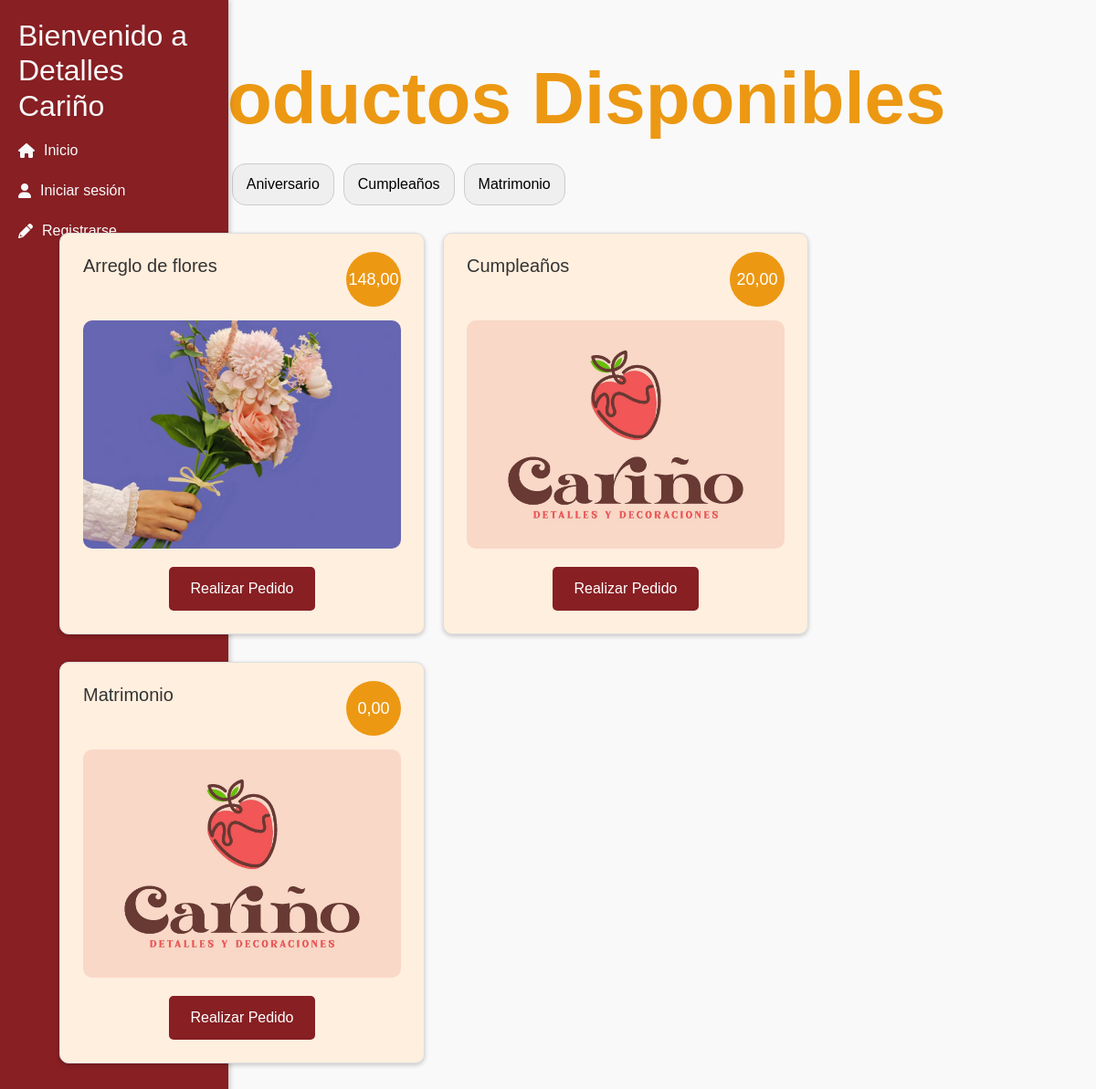
Before: / with the older database file.
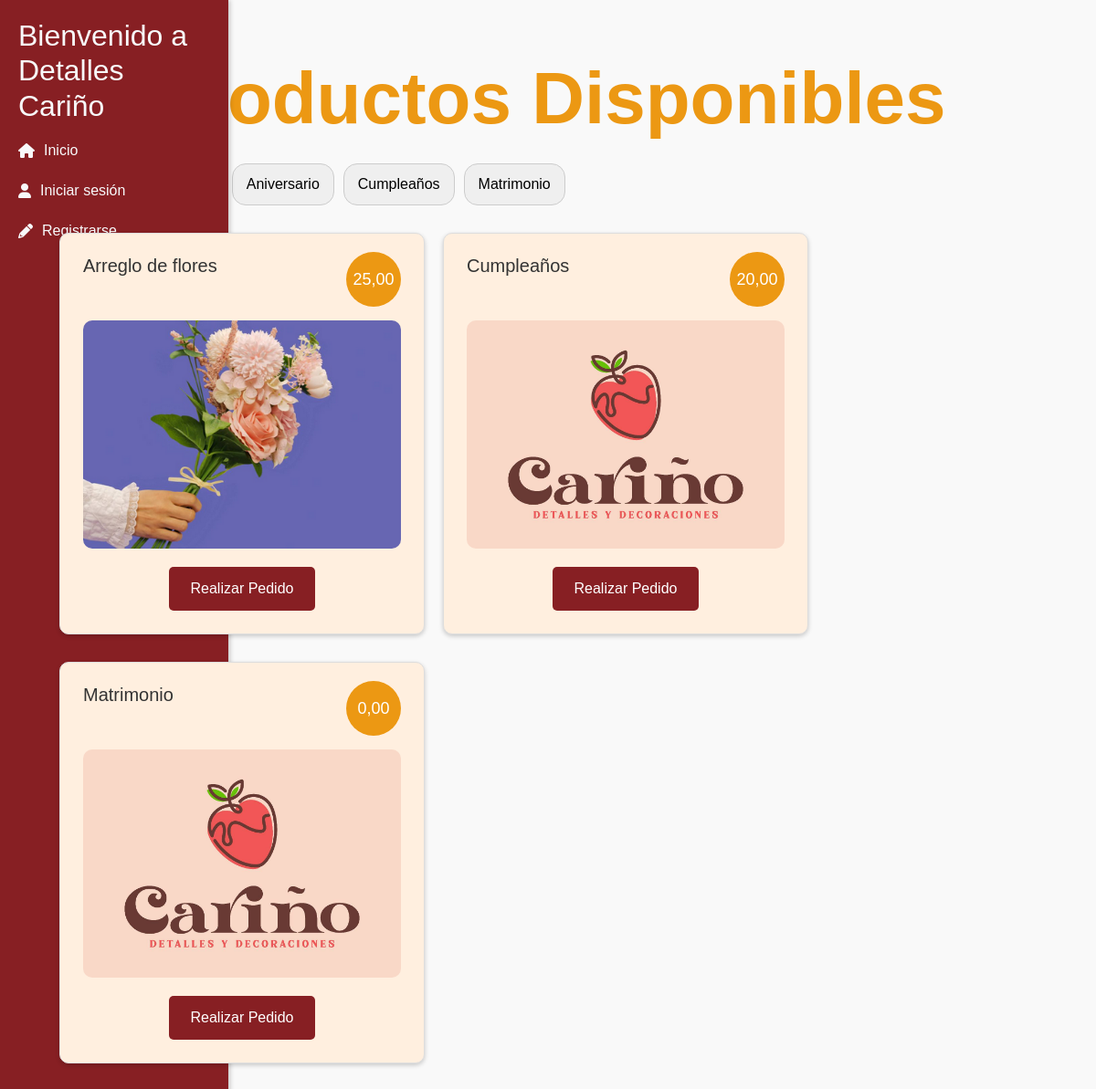
After: the same page with the newer database file.
### pedidos/models.py (models this page shows, shortened)
class Producto(models.Model):
    nombre = models.CharField(max_length=50)
    descripcion = models.TextField(max_length=200)
    imagen = models.ImageField(upload_to='productos/', default='productos/producto-default.jpg' , null=True, blank=True)
    categoria = models.CharField(max_length=100)
    precio_base = models.DecimalField(max_digits=10, decimal_places=2, default=0.0, blank=True, null=True)

### pedidos/views.py (the view)
# urls.py: path('', main, name='main'),
def main(request):
    categoria = request.GET.get('categoria', '')
    if categoria:
        productos = Producto.objects.filter(categoria=categoria)
    else:
        productos = Producto.objects.all()
    categorias = Producto.objects.values_list('categoria', flat=True).distinct()
    contenido = {
        'productos': productos,
        'categorias': categorias,
        'cliente': request.cliente  #llamo al cliente del middleware
    }
    return render(request, 'main.html', contenido)

### templates/main.html (shortened to what this page needs)
{% extends 'menu.html' %}
{% block content %}
<main role="main" class="container">
    <div class="producto">
        <h1 class="producto-titulo">Productos Disponibles</h1>
        <div id="filtro">
            <button class="boton-categoria" data-categoria="">Todas las categorías</button>
            {% for cat in categorias %}
            <button class="boton-categoria" data-categoria="{{ cat }}">{{ cat }}</button>
            {% endfor %}
        </div>
        <ul id="lista-productos">
            {% for producto in productos %}
            <li class="producto-item">
                <div class="producto-datos">
                    <strong>{{ producto.nombre }}</strong>
                    <div class="producto-precio">{{ producto.precio_base }}</div>
                </div>
                <div class="producto-imagen">
                    <img src="{{ producto.imagen.url }}" alt="{{ producto.nombre }}">
                </div>
                <div class="producto-opciones">
                    <a class="button" href="{% url 'nuevo_pedido' %}">Realizar Pedido</a>
                </div>
            </li>
            {% endfor %}
        </ul>
    </div>
</main>
{% endblock %}

### templates/menu.html (shortened to what this page needs)
<!doctype html>
<html>
<head>
  <link href="https://getbootstrap.com/docs/4.0/dist/css/bootstrap.min.css" rel="stylesheet">
  <link href="https://cdnjs.cloudflare.com/ajax/libs/font-awesome/6.0.0-beta3/css/all.min.css" rel="stylesheet">
  {% load static %}
  <link rel="stylesheet" href="{% static 'sweetalert2/sweetalert2.min.css' %}">
  <link href="{% static 'css/main.css' %}" rel="stylesheet">
</head>
<body>
  <div class="sidebar">
    <h2>
      {% if user.is_authenticated %}
      {% if cliente %}
      {{ cliente.nombre }}
      {% else %}
      No tienes un cliente asociado
      {% endif %}
      {% else %}
      Bienvenido a Detalles Cariño
      {% endif %}
    </h2>
    <ul class="nav flex-column">
      <li class="nav-item">
        <a class="nav-link" href="{% url 'main' %}">
          <i class="fas fa-house"></i> Inicio
        </a>
      </li>
      {% if user.is_authenticated %}
      {% if cliente.id %}
      <a class="nav-link" href="{% url 'clientes' cliente.id %}">
        <i class="fas fa-user"></i> Cuenta
      </a>
      <li class="nav-item">
        <a class="nav-link" href="{% url 'pedidos2' cliente.id %}">
          <i class="fas fa-list"></i> Pedidos
        </a>
      </li>
        {% if user.is_staff %}
        <h5>--- Administrar ---</h5>
        <li class="nav-item">
          <a class="nav-link" href="{% url 'pedidos' %}">
            <i class="fas fa-list"></i> Pedidos
          </a>
        </li>
        <li class="nav-item">
          <a class="nav-link" href="{% url 'destinatarios' %}">
            <i class="fas fa-users"></i> Destinatarios
          </a>
        </li>
        <li class="nav-item">
          <a class="nav-link" href="{% url 'pagos' %}">
            <i class="fas fa-dollar"></i> Pagos
          </a>
        </li>
        <li class="nav-item">
          <a class="nav-link" href="{% url 'productos' %}">
            <i class="fas fa-box"></i> Productos
          </a>
        </li>
        {% endif %}
      <li class="nav-item">
        <a class="nav-link" href="{% url 'account_logout' %}">
          <i class="fas fa-sign-out-alt"></i> Cerrar sesión
        </a>
      </li>
      {% endif %}
      {% else %}
      <li class="nav-item">
        <a class="nav-link" href="{% url 'account_login' %}">
          <i class="fas fa-user"></i> Iniciar sesión
        </a>
      </li>
      <li class="nav-item">
        <a class="nav-link" href="{% url 'account_signup' %}">
          <i class="fas fa-pencil"></i> Registrarse
        </a>
      </li>
      {% endif %}
    </ul>
  </div>
</body>
{% block content %}{% endblock %}
</body>
</html>

### static/css/main.css (style rules this page uses)
body { font-family: Arial, sans-serif; margin: 20px; padding: 0; background-color: #f9f9f9; }
.sidebar { position: fixed; top: 0; left: 0; width: 250px; height: 100%; background-color: #871f23; padding: 20px; color: #f8f9fa; box-shadow: 2px 0 5px rgba(0, 0, 0, 0.2); }
.sidebar h2 { margin-top: 0; }
.sidebar a { color: #f8f9fa; text-decoration: none; display: flex; align-items: center; padding: 10px 0; }
.sidebar a i { margin-right: 10px; }
main { margin-left: 270px; padding: 20px; }
main ul { list-style-type: none; padding-left: 0; }
main ul li { margin-bottom: 10px; }
.producto { padding: 20px; }
.producto-titulo { font-size: 80px; color: #ec9813; font-weight: bold; text-align: center; }
.producto ul { list-style-type: none; padding: 0; display: flex; flex-wrap: wrap; gap: 20px; }
.producto-item { width: 400px; padding: 20px 25px; border: 1px solid #ddd; border-radius: 10px; overflow: hidden; box-shadow: 0 2px 5px rgba(0, 0, 0, 0.2); background-color: #ffefdf; display: flex; flex-direction: column; align-items: center; position: relative; }
.producto-datos { display: flex; justify-content: space-between; width: 100%; box-sizing: border-box; margin-bottom: 15px; }
.producto-datos strong { font-size: 20px; font-weight: 10; color: #333; margin: 0; }
.producto-precio { background-color: #ec9813; color: #fff; border-radius: 50%; width: 60px; height: 60px; display: flex; align-items: center; justify-content: center; font-size: 18px; }
.producto-imagen { width: 100%; height: 250px; border-radius: 10px; overflow: hidden; margin-bottom: 15px; }
.producto-imagen img { width: 100%; height: 100%; object-fit: cover; }
.producto-opciones { text-align: center; }
.producto-opciones a { background-color: #871f23; color: #ffffff; text-decoration: none; border-radius: 5px; padding: 12px 24px; margin: 5px; display: inline-block; font-size: 16px; transition: background-color 0.3s ease, transform 0.3s ease; }
#filtro { margin-bottom: 10px; padding: 15px 0px 0px; display: flex; gap: 10px; flex-wrap: wrap; }
.boton-categoria { border: 1px solid #ccc; border-radius: 15px; margin-bottom: 20px; padding: 10px 15px; cursor: pointer; font-size: 16px; transition: background-color 0.3s, color 0.3s; }
a { color: #ec9813; text-decoration: none; }

Changed rows visible on the page:
changed Producto "Arreglo de flores": precio_base "148,00" → "25,00"
